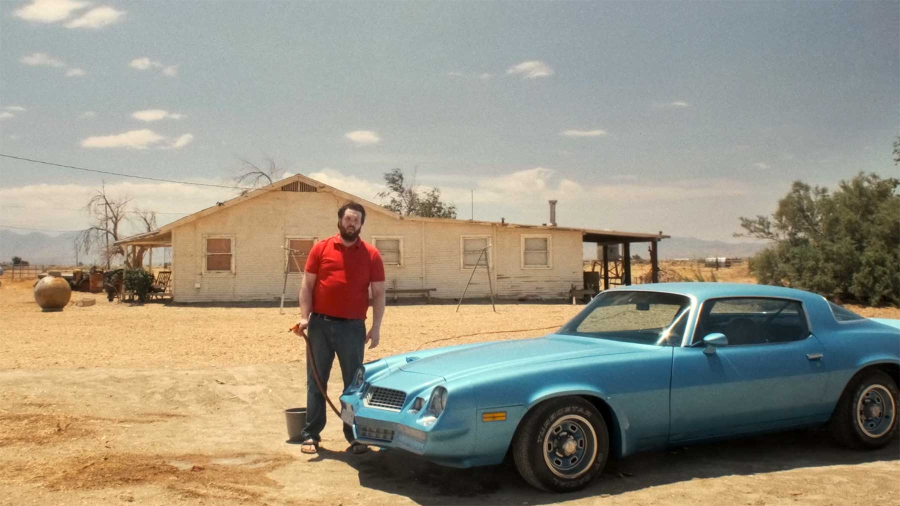
#> input picture car.jpg, 1800 x 1012 px, given in place of the camera (shown at 1/2 size)
$ python gpioTest.py
#> lines starting #> are read from the running program, lines starting #| are printed output that depends on the picture; after the words box and inside, x2 and y2 are one past the last pixel; in counts of white or black regions, pixels touching at a corner belong together
#this code turns on a light whenever the bucket is a set distance close
import numpy as np
import cv2
import Jetson.GPIO as GPIO  # Replace with appropriate GPIO library

# Set up GPIO
GPIO.setmode(GPIO.BOARD)
#> (this line was passed over: Jetson is not available in this run)
GPIO.setup(8, GPIO.OUT)
#> (this line was passed over: Jetson is not available in this run)
GPIO.output(8, GPIO.LOW)  # Initially set GPIO pin 8 to low
#> (this line was passed over: Jetson is not available in this run)

# Function to measure width of blue object
def measure_blue_object_width(blue_mask):
    contours, _ = cv2.findContours(blue_mask, cv2.RETR_TREE, cv2.CHAIN_APPROX_SIMPLE)
    max_width = 0
    for contour in contours:
        x, y, w, h = cv2.boundingRect(contour)
        if w > max_width:
            max_width = w
    return max_width

# Capturing video through webcam
webcam = cv2.VideoCapture(0)

while True:
    # Reading the video from the webcam
    _, imageFrame = webcam.read()
#> imageFrame is the input picture: shape (1012, 1800, 3); mean B, G, R 130.5, 146.8, 153.1

    # Convert the imageFrame to HSV color space
    hsvFrame = cv2.cvtColor(imageFrame, cv2.COLOR_BGR2HSV)
#> hsvFrame: shape (1012, 1800, 3); mean H, S, V 49.7, 65.9, 162.1

    # Set range for red color and define mask
    red_lower = np.array([0, 150, 100], np.uint8)
    red_upper = np.array([10, 255, 255], np.uint8)
    red_mask = cv2.inRange(hsvFrame, red_lower, red_upper)
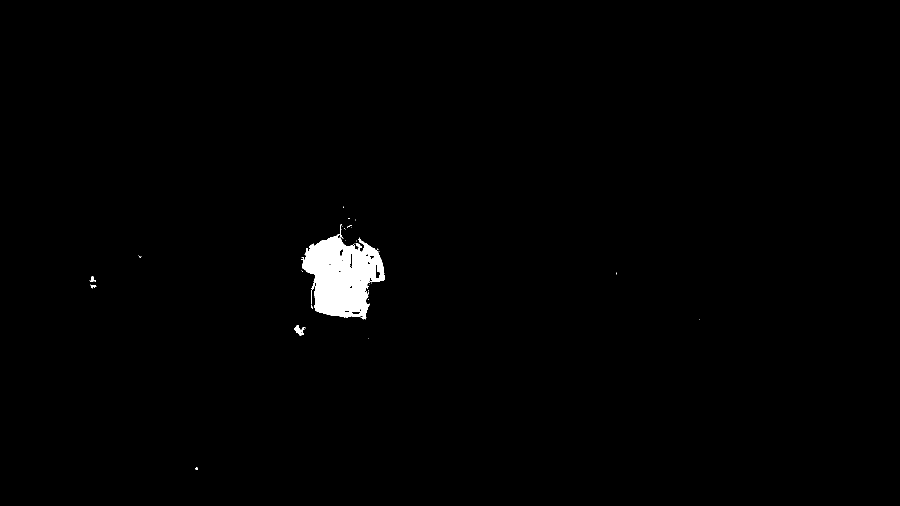
#> red_mask: shape (1012, 1800) (shown at 1/2 size); 1% white; 43 white regions (37 under 20 px), largest, box (x1, y1, x2, y2) and area: (602, 468, 769, 639) 17917, (588, 650, 611, 671) 221, (180, 553, 192, 564) 64, (182, 570, 191, 577) 44, (680, 448, 687, 478) 39, (390, 935, 396, 940) 21

    # Set range for green color and define mask
    green_lower = np.array([25, 52, 72], np.uint8)
    green_upper = np.array([102, 255, 255], np.uint8)
    green_mask = cv2.inRange(hsvFrame, green_lower, green_upper)
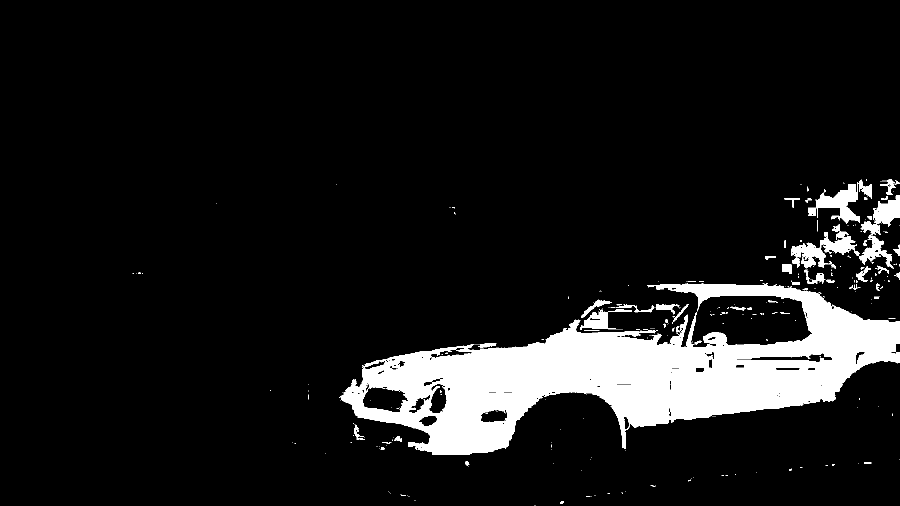
#> green_mask: shape (1012, 1800) (shown at 1/2 size); 9.9% white; 319 white regions (261 under 20 px), largest, box (x1, y1, x2, y2) and area: (679, 567, 1800, 910) 160677, (1583, 460, 1710, 537) 3886, (1633, 359, 1744, 447) 3647

    # Set range for yellow color and define mask
    yellow_lower = np.array([20, 100, 100], np.uint8)
    yellow_upper = np.array([40, 255, 255], np.uint8)
    yellow_mask = cv2.inRange(hsvFrame, yellow_lower, yellow_upper)
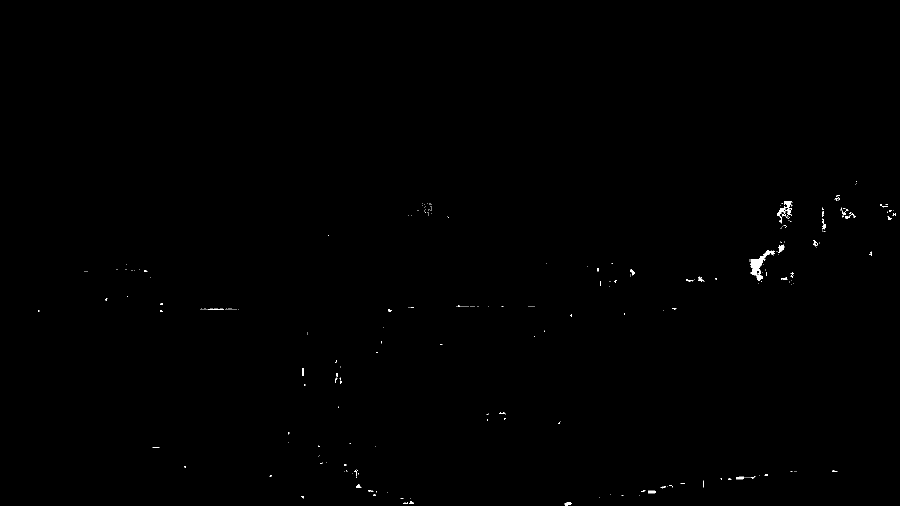
#> yellow_mask: shape (1012, 1800) (shown at 1/2 size); 0.19% white; 296 white regions (264 under 20 px), largest, box (x1, y1, x2, y2) and area: (1501, 500, 1550, 562) 878, (1554, 402, 1585, 436) 353, (1555, 489, 1569, 506) 116

    # Set range for blue color and define mask
    blue_lower = np.array([110, 100, 100], np.uint8)
    blue_upper = np.array([130, 255, 255], np.uint8)
    blue_mask = cv2.inRange(hsvFrame, blue_lower, blue_upper)
#> blue_mask: shape (1012, 1800); every value is 0

    # Morphological Transform, Dilation for each color and bitwise_and operator
    kernel = np.ones((5, 5), "uint8")

    # For red color
    red_mask = cv2.dilate(red_mask, kernel)
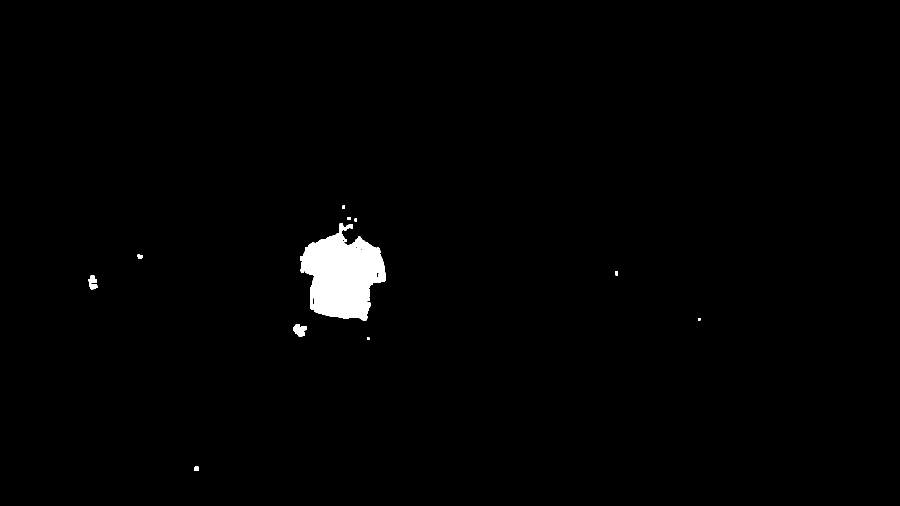
#> red_mask: shape (1012, 1800) (shown at 1/2 size); 1.2% white; 12 white regions, largest, box (x1, y1, x2, y2) and area: (600, 446, 771, 641) 21157, (586, 648, 613, 673) 464, (177, 551, 194, 566) 182
    res_red = cv2.bitwise_and(imageFrame, imageFrame, mask=red_mask)

    # For yellow color
    yellow_mask = cv2.dilate(yellow_mask, kernel)
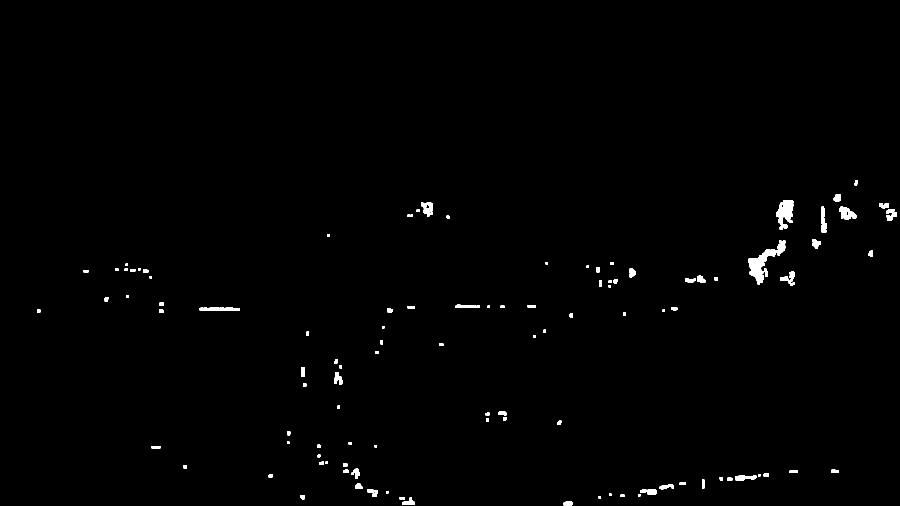
#> yellow_mask: shape (1012, 1800) (shown at 1/2 size); 0.75% white; 113 white regions, largest, box (x1, y1, x2, y2) and area: (1497, 481, 1571, 569) 1981, (1552, 400, 1587, 460) 1313, (1678, 413, 1713, 439) 562
    res_yellow = cv2.bitwise_and(imageFrame, imageFrame, mask=yellow_mask)

    # For blue color
    blue_mask = cv2.dilate(blue_mask, kernel)
    res_blue = cv2.bitwise_and(imageFrame, imageFrame, mask=blue_mask)
#> res_blue: shape (1012, 1800, 3); every value is 0

    # For green color
    green_mask = cv2.dilate(green_mask, kernel)
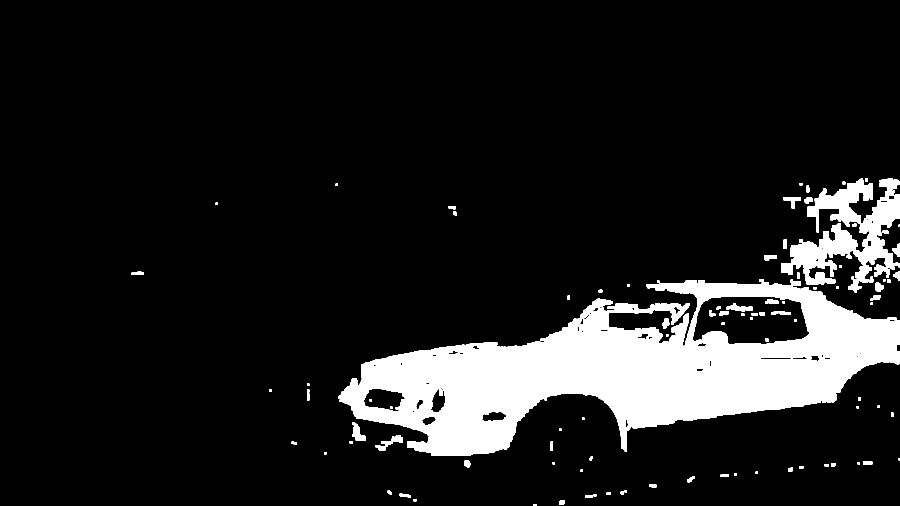
#> green_mask: shape (1012, 1800) (shown at 1/2 size); 11.9% white; 104 white regions (2 under 20 px), largest, box (x1, y1, x2, y2) and area: (677, 559, 1800, 912) 184965, (1562, 356, 1800, 585) 22958, (751, 870, 806, 902) 610
    res_green = cv2.bitwise_and(imageFrame, imageFrame, mask=green_mask)
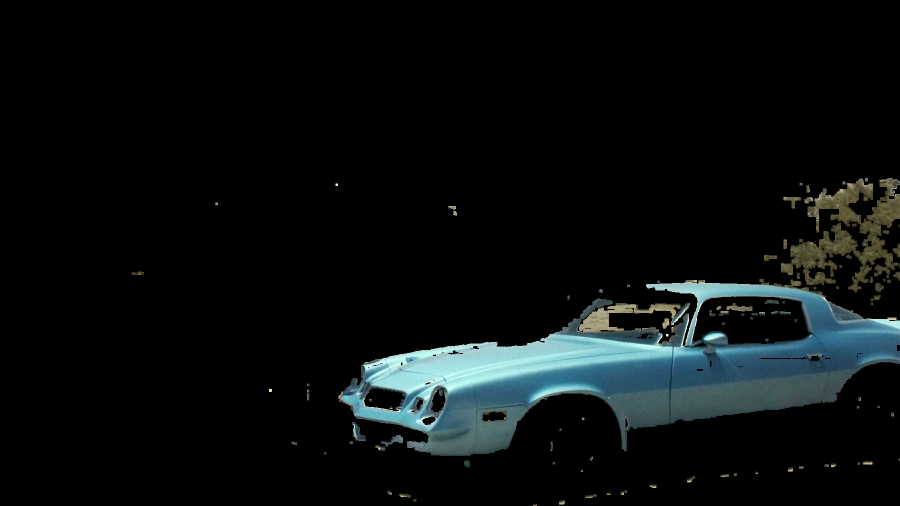
#> res_green: shape (1012, 1800, 3) (shown at 1/2 size); mean B, G, R 15.1, 14.6, 10.5

    # Measure width of blue object and control GPIO pin 8
    blue_object_width = measure_blue_object_width(blue_mask)
#> in measure_blue_object_width, `contours, _ = cv2.findContours(blue_mask, cv2.RETR_TREE, cv2.CHAIN_APP..`: contours = []
#> after the loop in measure_blue_object_width, `for contour in contours:`: max_width = 0
#> blue_object_width = 0
    if blue_object_width >= 700:
        GPIO.output(8, GPIO.HIGH)  # Turn on GPIO pin 8
        print("Blue object is 700px wide. GPIO pin 8 turned on.")
    else:
        GPIO.output(8, GPIO.LOW)  # Ensure GPIO pin 8 is off
#> (this line was passed over: Jetson is not available in this run)

    # Display the frame with color detections
    cv2.imshow("Multiple Color Detection in Real-Time", imageFrame)
    if cv2.waitKey(10) & 0xFF == ord('q'):
#> (key q is pressed here)
        webcam.release()
        cv2.destroyAllWindows()
        GPIO.cleanup()  # Clean up GPIO on program termination
#> (this line was passed over: Jetson is not available in this run)
        break
